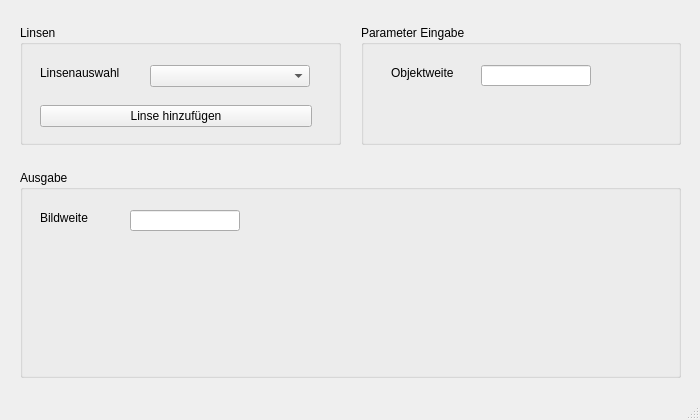
<?xml version="1.0" encoding="UTF-8"?>
<ui version="4.0">
 <class>MainWindow</class>
 <widget class="QMainWindow" name="MainWindow">
  <property name="geometry">
   <rect>
    <x>0</x>
    <y>0</y>
    <width>700</width>
    <height>420</height>
   </rect>
  </property>
  <property name="windowTitle">
   <string>AutoFocus</string>
  </property>
  <widget class="QWidget" name="centralwidget">
   <widget class="QWidget" name="verticalLayoutWidget">
    <property name="geometry">
     <rect>
      <x>0</x>
      <y>0</y>
      <width>701</width>
      <height>400</height>
     </rect>
    </property>
    <layout class="QVBoxLayout" name="verticalLayout" stretch="0,0">
     <property name="spacing">
      <number>20</number>
     </property>
     <property name="sizeConstraint">
      <enum>QLayout::SetDefaultConstraint</enum>
     </property>
     <property name="leftMargin">
      <number>20</number>
     </property>
     <property name="topMargin">
      <number>20</number>
     </property>
     <property name="rightMargin">
      <number>20</number>
     </property>
     <property name="bottomMargin">
      <number>20</number>
     </property>
     <item>
      <layout class="QHBoxLayout" name="horizontalLayout" stretch="0,0">
       <property name="spacing">
        <number>20</number>
       </property>
       <property name="leftMargin">
        <number>0</number>
       </property>
       <property name="topMargin">
        <number>5</number>
       </property>
       <property name="rightMargin">
        <number>0</number>
       </property>
       <property name="bottomMargin">
        <number>5</number>
       </property>
       <item>
        <widget class="QGroupBox" name="gpLinsen">
         <property name="sizePolicy">
          <sizepolicy hsizetype="Preferred" vsizetype="Fixed">
           <horstretch>0</horstretch>
           <verstretch>0</verstretch>
          </sizepolicy>
         </property>
         <property name="minimumSize">
          <size>
           <width>320</width>
           <height>120</height>
          </size>
         </property>
         <property name="maximumSize">
          <size>
           <width>16777215</width>
           <height>16777215</height>
          </size>
         </property>
         <property name="title">
          <string>Linsen</string>
         </property>
         <widget class="QComboBox" name="cbBrennweite">
          <property name="geometry">
           <rect>
            <x>130</x>
            <y>40</y>
            <width>160</width>
            <height>22</height>
           </rect>
          </property>
          <property name="currentText">
           <string/>
          </property>
         </widget>
         <widget class="QLabel" name="label_Linsenauswahl">
          <property name="geometry">
           <rect>
            <x>20</x>
            <y>40</y>
            <width>90</width>
            <height>16</height>
           </rect>
          </property>
          <property name="text">
           <string>Linsenauswahl</string>
          </property>
         </widget>
         <widget class="QPushButton" name="pbLinseHinzufuegen">
          <property name="geometry">
           <rect>
            <x>20</x>
            <y>80</y>
            <width>272</width>
            <height>22</height>
           </rect>
          </property>
          <property name="text">
           <string>Linse hinzufügen</string>
          </property>
         </widget>
        </widget>
       </item>
       <item>
        <widget class="QGroupBox" name="gp_ParamEingabe">
         <property name="sizePolicy">
          <sizepolicy hsizetype="Preferred" vsizetype="Fixed">
           <horstretch>0</horstretch>
           <verstretch>0</verstretch>
          </sizepolicy>
         </property>
         <property name="minimumSize">
          <size>
           <width>0</width>
           <height>120</height>
          </size>
         </property>
         <property name="layoutDirection">
          <enum>Qt::LeftToRight</enum>
         </property>
         <property name="title">
          <string>Parameter Eingabe</string>
         </property>
         <widget class="QLabel" name="label_Objektweite">
          <property name="geometry">
           <rect>
            <x>30</x>
            <y>40</y>
            <width>90</width>
            <height>16</height>
           </rect>
          </property>
          <property name="text">
           <string>Objektweite</string>
          </property>
         </widget>
         <widget class="QLineEdit" name="leObjektweite">
          <property name="geometry">
           <rect>
            <x>120</x>
            <y>40</y>
            <width>110</width>
            <height>21</height>
           </rect>
          </property>
         </widget>
        </widget>
       </item>
      </layout>
     </item>
     <item>
      <widget class="QGroupBox" name="gpAusgabe">
       <property name="sizePolicy">
        <sizepolicy hsizetype="Preferred" vsizetype="Fixed">
         <horstretch>0</horstretch>
         <verstretch>0</verstretch>
        </sizepolicy>
       </property>
       <property name="minimumSize">
        <size>
         <width>0</width>
         <height>208</height>
        </size>
       </property>
       <property name="maximumSize">
        <size>
         <width>16777215</width>
         <height>16777215</height>
        </size>
       </property>
       <property name="title">
        <string>Ausgabe</string>
       </property>
       <widget class="QLabel" name="label_Bildweite">
        <property name="geometry">
         <rect>
          <x>20</x>
          <y>40</y>
          <width>90</width>
          <height>16</height>
         </rect>
        </property>
        <property name="text">
         <string>Bildweite</string>
        </property>
       </widget>
       <widget class="QLineEdit" name="leBildweite">
        <property name="geometry">
         <rect>
          <x>110</x>
          <y>40</y>
          <width>110</width>
          <height>21</height>
         </rect>
        </property>
        <property name="readOnly">
         <bool>true</bool>
        </property>
       </widget>
       <widget class="grafik" name="wgtRenderArea" native="true">
        <property name="geometry">
         <rect>
          <x>290</x>
          <y>50</y>
          <width>351</width>
          <height>121</height>
         </rect>
        </property>
       </widget>
      </widget>
     </item>
    </layout>
   </widget>
  </widget>
  <widget class="QMenuBar" name="menubar">
   <property name="geometry">
    <rect>
     <x>0</x>
     <y>0</y>
     <width>700</width>
     <height>21</height>
    </rect>
   </property>
  </widget>
  <widget class="QStatusBar" name="statusbar"/>
 </widget>
 <customwidgets>
  <customwidget>
   <class>grafik</class>
   <extends>QWidget</extends>
   <header>grafik.h</header>
   <container>1</container>
  </customwidget>
 </customwidgets>
 <resources/>
 <connections/>
</ui>
